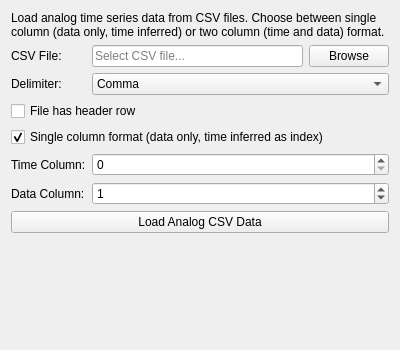
<?xml version="1.0" encoding="UTF-8"?>
<ui version="4.0">
 <class>CSVAnalogLoader_Widget</class>
 <widget class="QWidget" name="CSVAnalogLoader_Widget">
  <property name="geometry">
   <rect>
    <x>0</x>
    <y>0</y>
    <width>400</width>
    <height>350</height>
   </rect>
  </property>
  <property name="windowTitle">
   <string>CSV Analog Loader</string>
  </property>
  <layout class="QVBoxLayout" name="verticalLayout">
   <item>
    <widget class="QLabel" name="label_description">
     <property name="text">
      <string>Load analog time series data from CSV files. Choose between single column (data only, time inferred) or two column (time and data) format.</string>
     </property>
     <property name="wordWrap">
      <bool>true</bool>
     </property>
    </widget>
   </item>
   <item>
    <layout class="QGridLayout" name="gridLayout">
     <item row="0" column="0">
      <widget class="QLabel" name="label_file_path">
       <property name="text">
        <string>CSV File:</string>
       </property>
      </widget>
     </item>
     <item row="0" column="1">
      <widget class="QLineEdit" name="file_path_edit">
       <property name="placeholderText">
        <string>Select CSV file...</string>
       </property>
      </widget>
     </item>
     <item row="0" column="2">
      <widget class="QPushButton" name="browse_button">
       <property name="text">
        <string>Browse</string>
       </property>
      </widget>
     </item>
     <item row="1" column="0">
      <widget class="QLabel" name="label_delimiter">
       <property name="text">
        <string>Delimiter:</string>
       </property>
      </widget>
     </item>
     <item row="1" column="1" colspan="2">
      <widget class="QComboBox" name="delimiter_combo">
       <item>
        <property name="text">
         <string>Comma</string>
        </property>
       </item>
       <item>
        <property name="text">
         <string>Space</string>
        </property>
       </item>
       <item>
        <property name="text">
         <string>Tab</string>
        </property>
       </item>
      </widget>
     </item>
     <item row="2" column="0" colspan="3">
      <widget class="QCheckBox" name="has_header_checkbox">
       <property name="text">
        <string>File has header row</string>
       </property>
       <property name="checked">
        <bool>false</bool>
       </property>
      </widget>
     </item>
     <item row="3" column="0" colspan="3">
      <widget class="QCheckBox" name="single_column_checkbox">
       <property name="text">
        <string>Single column format (data only, time inferred as index)</string>
       </property>
       <property name="checked">
        <bool>true</bool>
       </property>
      </widget>
     </item>
     <item row="4" column="0">
      <widget class="QLabel" name="label_time_column">
       <property name="text">
        <string>Time Column:</string>
       </property>
      </widget>
     </item>
     <item row="4" column="1" colspan="2">
      <widget class="QSpinBox" name="time_column_spinbox">
       <property name="toolTip">
        <string>Column index for time data (0-based). Only used for two-column format.</string>
       </property>
       <property name="minimum">
        <number>0</number>
       </property>
       <property name="maximum">
        <number>10</number>
       </property>
       <property name="value">
        <number>0</number>
       </property>
      </widget>
     </item>
     <item row="5" column="0">
      <widget class="QLabel" name="label_data_column">
       <property name="text">
        <string>Data Column:</string>
       </property>
      </widget>
     </item>
     <item row="5" column="1" colspan="2">
      <widget class="QSpinBox" name="data_column_spinbox">
       <property name="toolTip">
        <string>Column index for data values (0-based). Only used for two-column format.</string>
       </property>
       <property name="minimum">
        <number>0</number>
       </property>
       <property name="maximum">
        <number>10</number>
       </property>
       <property name="value">
        <number>1</number>
       </property>
      </widget>
     </item>
    </layout>
   </item>
   <item>
    <widget class="QPushButton" name="load_button">
     <property name="text">
      <string>Load Analog CSV Data</string>
     </property>
    </widget>
   </item>
   <item>
    <spacer name="verticalSpacer">
     <property name="orientation">
      <enum>Qt::Orientation::Vertical</enum>
     </property>
     <property name="sizeHint" stdset="0">
      <size>
       <width>20</width>
       <height>40</height>
      </size>
     </property>
    </spacer>
   </item>
  </layout>
 </widget>
 <resources/>
 <connections/>
</ui> 
